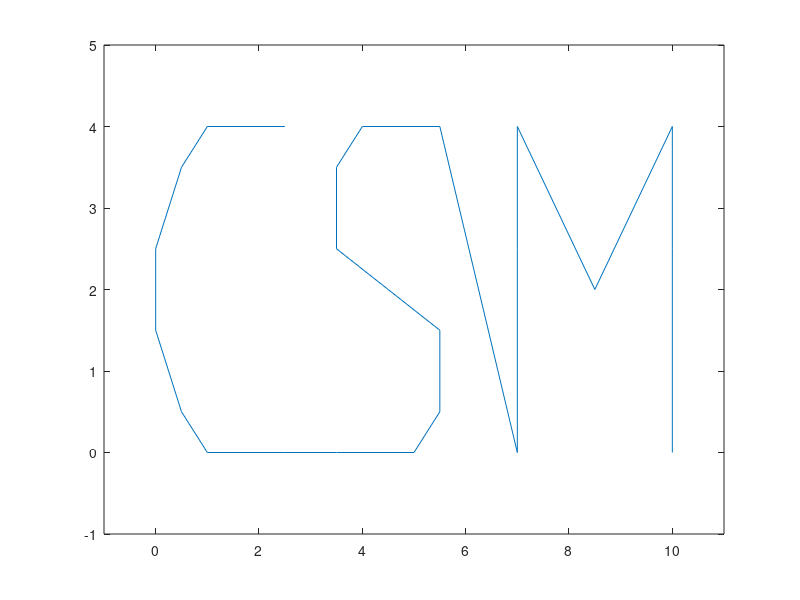
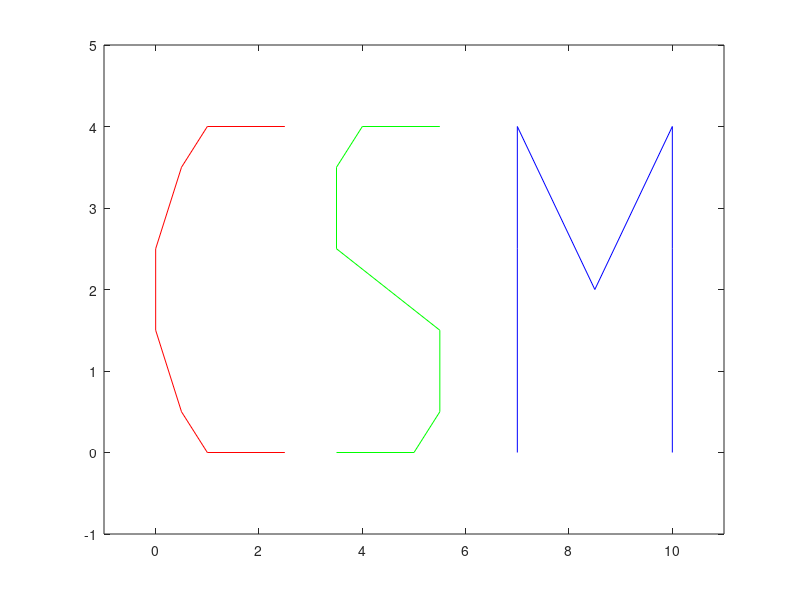

Here is the MATLAB script that generated these plots, in order:
function plot_points()

load('points2D.mat');

figure(1)
plot(points_all(:,1),points_all(:,2))
axis([-1 max(points_all(:,1))+1 -1 max(points_all(:,2))+1])

figure(2)
plot(points_C(:,1),points_C(:,2),'r',...
     points_S(:,1),points_S(:,2),'g',...
     points_M(:,1),points_M(:,2),'b')
axis([-1 max(points_all(:,1))+1 -1 max(points_all(:,2))+1])

save('points2D','points_C','points_S','points_M','points_all')
end
